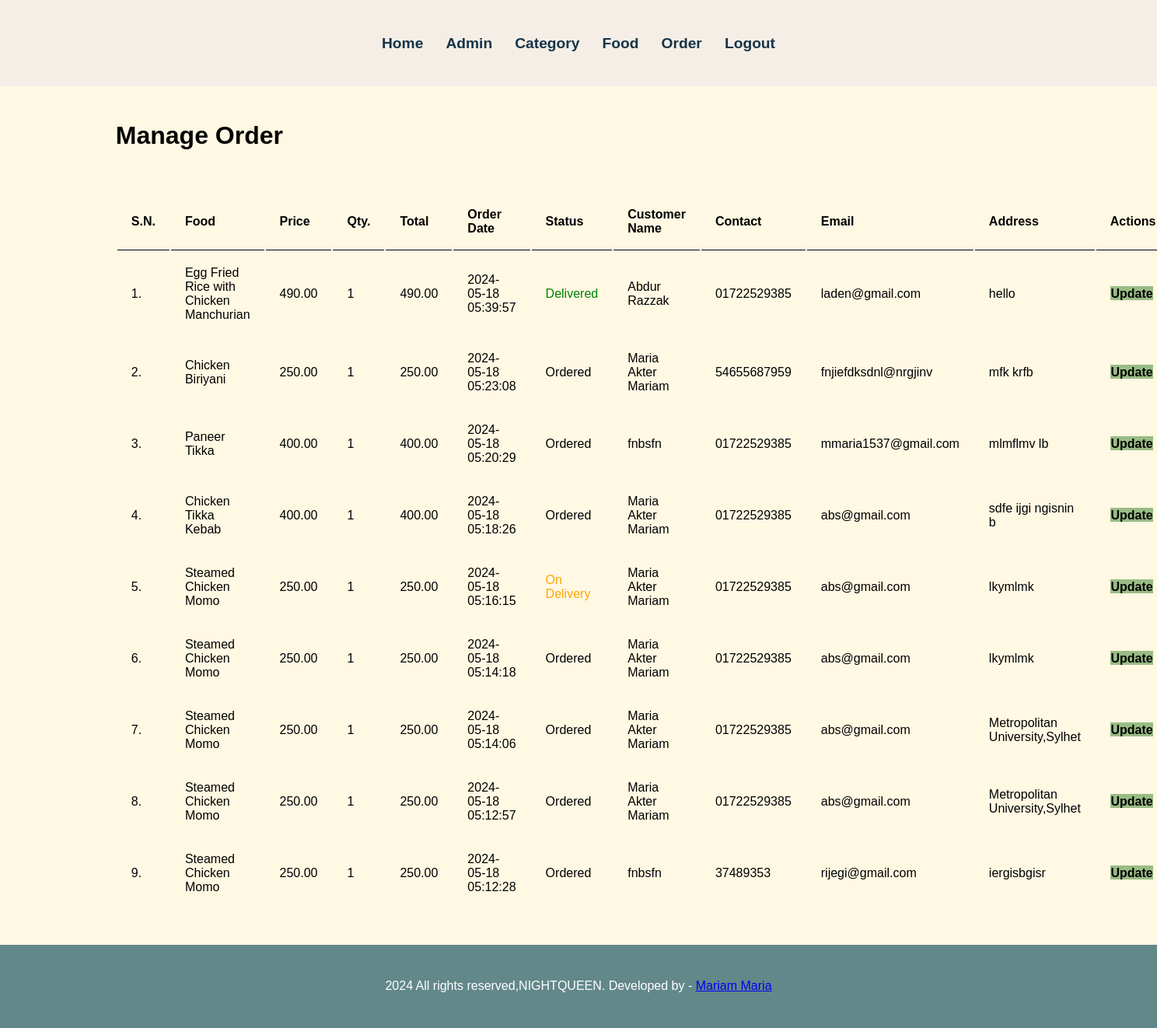
The app's page /admin/manage-order.php (signed in) with its own data.
### tables this page shows
CREATE TABLE `tbl_order` (
  `id` int(10) UNSIGNED NOT NULL,
  `food` varchar(150) NOT NULL,
  `price` decimal(10,2) NOT NULL,
  `qty` int(11) NOT NULL,
  `total` decimal(10,2) NOT NULL,
  `order_date` datetime NOT NULL,
  `status` varchar(50) NOT NULL,
  `customer_name` varchar(150) NOT NULL,
  `customer_contact` varchar(20) NOT NULL,
  `customer_email` varchar(150) NOT NULL,
  `customer_address` varchar(255) NOT NULL
);

### admin/manage-order.php (the view, shortened to what this page needs)
<?php include('partials/menu.php'); ?>
<div class="main-content">
    <div class="wrapper">
        <h1>Manage Order</h1>
                <br />
                <br><br>
                <table class="tbl-full">
                    <tr>
                        <th>S.N.</th>
                        <th>Food</th>
                        <th>Price</th>
                        <th>Qty.</th>
                        <th>Total</th>
                        <th>Order Date</th>
                        <th>Status</th>
                        <th>Customer Name</th>
                        <th>Contact</th>
                        <th>Email</th>
                        <th>Address</th>
                        <th>Actions</th>
                    </tr>
                    <?php
                        $sql = "SELECT * FROM tbl_order ORDER BY id DESC";
                        $res = mysqli_query($conn, $sql);
                        $count = mysqli_num_rows($res);
                        $sn = 1;
                        if($count>0)
                        {
                            while($row=mysqli_fetch_assoc($res))
                            {
                                $id = $row['id'];
                                $food = $row['food'];
                                $price = $row['price'];
                                $qty = $row['qty'];
                                $total = $row['total'];
                                $order_date = $row['order_date'];
                                $status = $row['status'];
                                $customer_name = $row['customer_name'];
                                $customer_contact = $row['customer_contact'];
                                $customer_email = $row['customer_email'];
                                $customer_address = $row['customer_address'];
                                ?>
                                    <tr>
                                        <td><?php echo $sn++; ?>. </td>
                                        <td><?php echo $food; ?></td>
                                        <td><?php echo $price; ?></td>
                                        <td><?php echo $qty; ?></td>
                                        <td><?php echo $total; ?></td>
                                        <td><?php echo $order_date; ?></td>
                                        <td>
                                            <?php
                                                if($status=="Ordered")
                                                {
                                                    echo "<label>$status</label>";
                                                }
                                                elseif($status=="On Delivery")
                                                {
                                                    echo "<label style='color: orange;'>$status</label>";
                                                }
                                                elseif($status=="Delivered")
                                                {
                                                    echo "<label style='color: green;'>$status</label>";
                                                }
                                                elseif($status=="Cancelled")
                                                {
                                                    echo "<label style='color: red;'>$status</label>";
                                                }
                                            ?>
                                        </td>
                                        <td><?php echo $customer_name; ?></td>
                                        <td><?php echo $customer_contact; ?></td>
                                        <td><?php echo $customer_email; ?></td>
                                        <td><?php echo $customer_address; ?></td>
                                        <td>
                                            <a href="<?php echo SITEURL; ?>admin/update-order.php?id=<?php echo $id; ?>" class="btn-secondary">Update</a>
                                        </td>
                                    </tr>
                                <?php
                            }
                        }
                        else
                        {
                            echo "<tr><td colspan='12' class='error'>Orders not Available</td></tr>";
                        }
                    ?>
                </table>
    </div>
</div>
<?php include('partials/footer.php'); ?>

### admin/partials/menu.php (shortened to what this page needs)
<html>
    <head>
        <link rel="stylesheet" href="../css/admin.css">
    </head>
    <body>
        <div class="menu text-center" >
            <div class="wrapper">
                <ul>
                    <li><a href="index.php">Home</a></li>
                    <li><a href="manage-admin.php">Admin</a></li>
                    <li><a href="manage-category.php">Category</a></li>
                    <li><a href="manage-food.php">Food</a></li>
                    <li><a href="manage-order.php">Order</a></li>
                    <li><a href="logout.php">Logout</a></li>
                 </ul>
            </div>
        </div>

### admin/partials/footer.php
        <div class="footer">
            <div class="wrapper">
                <p class="text-center">2024 All rights reserved,NIGHTQUEEN. Developed by - <a href="https://www.linkedin.com/in/findmariammariaa/">Mariam Maria</p></a>
            </div>
        </div>
    </body>
</html>

### css/admin.css (style rules this page uses)
* { margin: 0; padding: 0; font-family: Arial, Helvetica, sans-serif; }
.wrapper { padding: 3%; width: 80%; margin: 0 auto; }
.text-center { text-align: center; }
.tbl-full { width: 100%; }
table tr th { border-bottom: 1px solid black; padding: 1%; text-align: left; }
table tr td { padding: 1%; }
.btn-secondary { background-color: 99BC85; padding: 1%; color: black; text-decoration: none; font-weight: bold; }
.menu { background-color: #F5EEE6; font-size: larger; }
.menu ul { list-style-type: none; }
.menu ul li { display: inline; padding: 1%; }
.menu ul li a { text-decoration: none; font-weight: bold; color: 153448; }
.main-content { background-color: #FFF8E3; padding: 0%; }
.footer { background-color: 638889; color: white; text-decoration-color: white; }

### admin/manage-order.php (style rules this page uses)
.tbl-full { width: 100%; }
.tbl-full th, .tbl-full td { padding: 18px; text-align: left; }

### records on screen
tbl_order: food "Egg Fried Rice with Chicken Manchurian", price "490.00", qty "1", total "490.00", order_date "2024-05-18 05:39:57", status "Delivered", customer_name "Abdur Razzak", customer_contact "01722529385", customer_email "laden@gmail.com", customer_address "hello"
tbl_order: food "Chicken Biriyani", price "250.00", qty "1", total "250.00", order_date "2024-05-18 05:23:08", status "Ordered", customer_name "Maria Akter Mariam", customer_contact "54655687959", customer_email "fnjiefdksdnl@nrgjinv", customer_address "mfk krfb"
tbl_order: food "Paneer Tikka", price "400.00", qty "1", total "400.00", order_date "2024-05-18 05:20:29", status "Ordered", customer_name "fnbsfn", customer_contact "01722529385", customer_email "mmaria1537@gmail.com", customer_address "mlmflmv lb"
tbl_order: food "Chicken Tikka Kebab", price "400.00", qty "1", total "400.00", order_date "2024-05-18 05:18:26", status "Ordered", customer_name "Maria Akter Mariam", customer_contact "01722529385", customer_email "abs@gmail.com", customer_address "sdfe ijgi ngisnin b"
tbl_order: food "Steamed Chicken Momo", price "250.00", qty "1", total "250.00", order_date "2024-05-18 05:16:15", status "On Delivery", customer_name "Maria Akter Mariam", customer_contact "01722529385", customer_email "abs@gmail.com", customer_address "lkymlmk"
tbl_order: food "Steamed Chicken Momo", price "250.00", qty "1", total "250.00", order_date "2024-05-18 05:14:18", status "Ordered", customer_name "Maria Akter Mariam", customer_contact "01722529385", customer_email "abs@gmail.com", customer_address "lkymlmk"
tbl_order: food "Steamed Chicken Momo", price "250.00", qty "1", total "250.00", order_date "2024-05-18 05:14:06", status "Ordered", customer_name "Maria Akter Mariam", customer_contact "01722529385", customer_email "abs@gmail.com", customer_address "Metropolitan University,Sylhet"
tbl_order: food "Steamed Chicken Momo", price "250.00", qty "1", total "250.00", order_date "2024-05-18 05:12:57", status "Ordered", customer_name "Maria Akter Mariam", customer_contact "01722529385", customer_email "abs@gmail.com", customer_address "Metropolitan University,Sylhet"
tbl_order: food "Steamed Chicken Momo", price "250.00", qty "1", total "250.00", order_date "2024-05-18 05:12:28", status "Ordered", customer_name "fnbsfn", customer_contact "37489353", customer_email "rijegi@gmail.com", customer_address "iergisbgisr"
